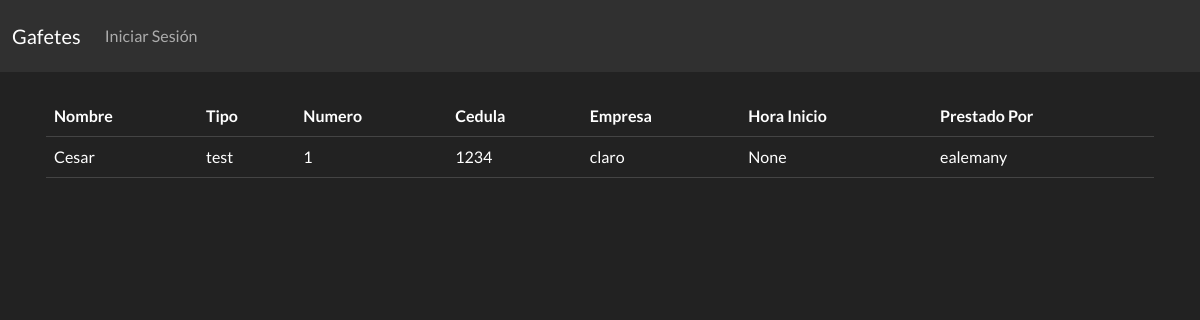
/, run on an earlier commit of the app's database.
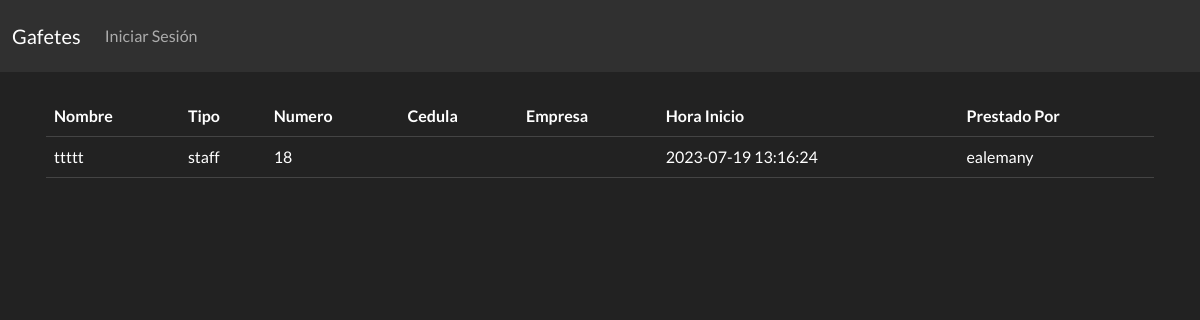
And on a later commit of the database.
### Models.py (models this page shows)
class Prestamos(db.Model):
    id_prestamo = db.Column(db.Integer, primary_key=True, autoincrement=True)
    usuario_id = db.Column(db.Integer, db.ForeignKey('usuarios.id_usuario'))
    gafete_id = db.Column(db.Integer, db.ForeignKey('gafetes.id_gafete'))
    nombre_prestamo = db.Column(db.String(100), nullable=False)
    cedula = db.Column(db.String(20))
    empresa = db.Column(db.String(100))
    autoriza = db.Column(db.String(100))
    hora_inicio = db.Column(db.String(100), default=timestamp())
    hora_fin = db.Column(db.String(100))
    usuarios = db.relationship('Usuarios', back_populates='prestamos')
    gafetes = db.relationship('Gafetes', back_populates='prestamos')

class Gafetes(db.Model):
    id_gafete = db.Column(db.Integer, primary_key=True, autoincrement=True)
    tipo = db.Column(db.String(20), nullable=False)
    numero = db.Column(db.Integer, nullable=False)
    prestado = db.Column(db.String(1), nullable=False, default=0)
    prestamos = db.relationship('Prestamos', back_populates='gafetes')

class Usuarios(db.Model):
    id_usuario = db.Column(db.Integer, primary_key=True, autoincrement=True)
    nombre = db.Column(db.String(100), nullable=False)
    usuario = db.Column(db.String(20), nullable=False)
    hash = db.Column(db.String(200), nullable=False)
    prestamos = db.relationship('Prestamos', back_populates='usuarios')

### app.py (the view)
@app.route('/', methods=["GET", "POST"])
def index():
    prestamos = text(inicio)
    query = db.session.execute(prestamos).fetchall()
    for gp in query:
        print(gp.nombre_prestamo, gp.cedula, gp.empresa, gp.tipo, gp.numero)
    try:
        loged = False
        user = ""
        if session["user_id"]:
            loged = True
            user = session["user"]
    except:
        loged = False
    print(loged)
    return render_template("inicio.html", loged=loged, user=user, prestamos=query)

### templates/inicio.html (shortened to what this page needs)
{%extends "layout.html"%}
{%block content%}
<div class="container pt-4 p-3">
    <div class="table-responsive">
    <table class="table table-hover">
        <thead>
          <tr>
            <th scope="col">Nombre</th>
            <th scope="col">Tipo</th>
            <th scope="col">Numero</th>
            <th scope="col">Cedula</th>
            <th scope="col">Empresa</th>
            <th scope="col">Hora Inicio</th>
            <th scope="col">Prestado Por</th>
          </tr>
        </thead>
        <tbody>
          <tr>
              {% for prestamo in prestamos %}
            <td>{{ prestamo.nombre_prestamo }}</td>
            <td>{{ prestamo.tipo }}</td>
            <td>{{ prestamo.numero }}</td>
            <td>{{ prestamo.cedula }}</td>
            <td>{{ prestamo.empresa }}</td>
            <td>{{ prestamo.hora_inicio }}</td>
            <td>{{ prestamo.usuario }}</td>
          </tr>
          {% endfor %}
        </tbody>
      </table>
</div>
</div>
{%endblock%}

### templates/layout.html (shortened to what this page needs)
<!DOCTYPE html>
<html lang="en">
<head>
  <link
    rel="stylesheet"
    href="https://cdnjs.cloudflare.com/ajax/libs/bootswatch/5.1.3/darkly/bootstrap.min.css"
  />
</head>
<body>
    <nav class="navbar navbar-expand-lg navbar-dark bg-dark">
        <div class="container-fluid">
          <a class="navbar-brand font-weight-bold" href="/">
            Gafetes
          </a>
          <div class="collapse navbar-collapse" id="navbarNav">
            <div class="d-flex justify-content-between w-100">
              <ul class="navbar-nav">
                {% if loged %}
                    <li class="nav-item">
                  <a class="nav-link" href="/prestamos">Prestamo</a>
                </li>
                <li class="nav-item">
                  <a class="nav-link" href="/logout">Logout</a>
                </li>
                {% else %}
                <li class="nav-item">
                  <a class="nav-link" href="/iniciar">Iniciar Sesión</a>
                </li>
                {% endif %}
              </ul>
            </div>
          </div>
        </div>
      </nav>
    {%block content%}
    {%endblock%}
</body>

What changed in the data, as far as the page shows it:
changed Prestamos "ealemany": nombre_prestamo "Cesar" → "ttttt"; tipo "test" → "staff"; numero "1" → "18"; hora_inicio "None" → "2023-07-19 13:16:24"; cedula "1234" → (not shown); empresa "claro" → (not shown)
